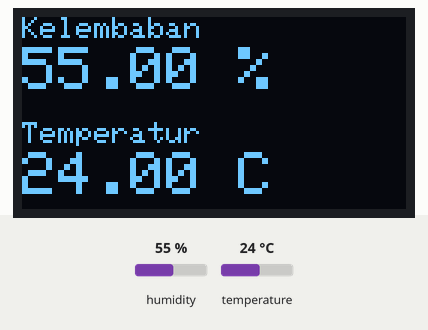
Recording of a sketch running on a simulated ESP8266 (Wemos D1 mini). Parts: 128×64 one-colour display. Inputs (shaded band) come from the test bench; at power-on: humidity 55 %, temperature 24 °C. What the sketch prints to the serial monitor is not drawn.

Above: at 2.9 s.
3.0 s: humidity set to 22 %
At 5.0 s:
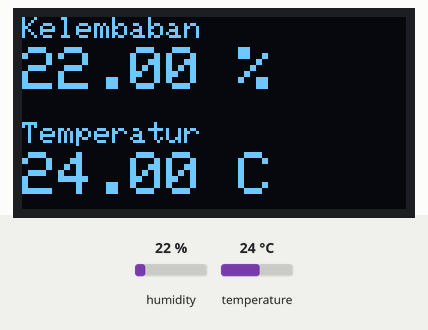
5.8 s: temperature set to 12 °C
At 7.3 s:
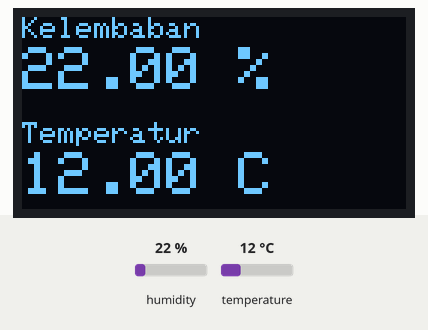
8.6 s: humidity set to 40 %
At 10.7 s:
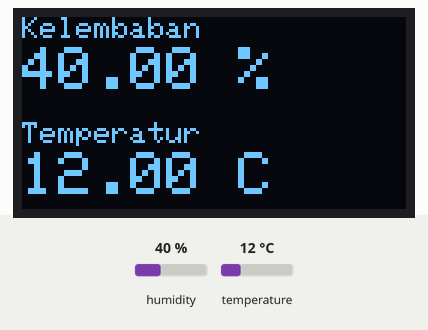
11.8 s: temperature set to 19 °C
At 13.0 s:
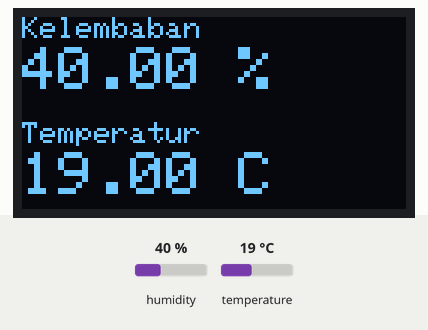
Timing chart, 0 to 14.8 s (numbered marks = the images above; inputs shaded):
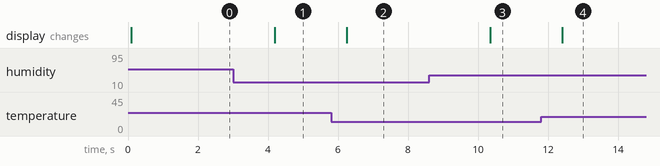

Measured:
- after the input at 3.0 s, the display: changes after 1.2 s (image 1)
- after the input at 5.8 s, the display: changes after 0.45 s (image 2)
- after the input at 8.6 s, the display: changes after 1.8 s (image 3)
- after the input at 11.8 s, the display: changes after 0.61 s (image 4)

The sketch:

DHT.ino
```cpp
#include <SPI.h> // pemanggil library SPI
#include <Wire.h> // pemanggil library komunikasi serial
#include <Adafruit_GFX.h> //pemanggilan library GFX
#include <Adafruit_SSD1306.h> //pemanggilan library OLED SSD1306
#include "DHT.h"

Adafruit_SSD1306 display = Adafruit_SSD1306(128, 64, &Wire); //OLED menggunakan kolom 128 pixel dan baris 64 pixel
#define SCREEN_ADDRESS 0x3C //alamat untuk I2C OLED

#define DHTPIN D5 // deklarasi DHT11 di pin D4 wemos
#define DHTTYPE DHT11 // menentukan tipe dht
DHT dht(DHTPIN, DHTTYPE); // deklarasi pin DHT dan tipe dht

void setup() {
Serial.begin(9600); // menentukan baudrate di 9600
Serial.println("OLED FeatherWing test"); // menampilkan teks ke serial monitor

//Memastikan OLED dapat berjalan atau tidak
if(!display.begin(SSD1306_SWITCHCAPVCC, SCREEN_ADDRESS))
{
Serial.println(F("SSD1306 allocation failed"));
for(;;); // Don't proceed, loop forever
}

// ujicoba display teks OLED
display.setTextSize(2); //ukuran teks
display.setTextColor(SSD1306_WHITE); //warna OLED (putih)
display.clearDisplay(); //membersihkan display oled
dht.begin(); // memulai pembacaan sensor DHT11
}

void loop() {
float h = dht.readHumidity(); // pengukuran kelembaban
float t = dht.readTemperature(); // pengukuran tempperature
display.setTextSize(1); // menentukan ukuran teks
display.setCursor(0,0); // mengatur posisi teks
display.print ("Kelembaban"); // menampilkan teks ke OLED
display.setTextSize(2); // menentukan ukuran teks
display.setCursor(0,10); // mengatur posisi teks
display.print(h); // menampilkan pembacaan kelembaban
display.print(" %"); // menampilkan teks ke OLED
display.setTextSize(1); // menentukan ukuran teks
display.setCursor(0,35); // mengatur posisi teks
display.print("Temperatur"); // menampilkan teks ke OLED
display.setTextSize(2); // menampilkan ukuran teks
display.setCursor(0,45); // mengatur posisi teks
display.print(t); // menampilkan pembacaan suhu
display.print(" C"); // menampilkan teks ke OLED

delay(10); // jeda untuk menyalakan OLED
display.display(); // menampilkan isi OLED
display.clearDisplay(); // membersihkan tampilan
}
```
